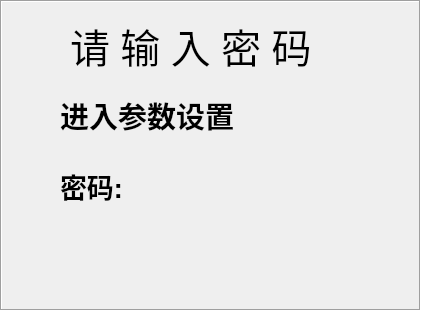
   <widget class="QFrame" name="frame_2">
    <property name="geometry">
     <rect>
      <x>35</x>
      <y>105</y>
      <width>421</width>
      <height>311</height>
     </rect>
    </property>
    <property name="sizePolicy">
     <sizepolicy hsizetype="Ignored" vsizetype="Ignored">
      <horstretch>0</horstretch>
      <verstretch>0</verstretch>
     </sizepolicy>
    </property>
    <property name="minimumSize">
     <size>
      <width>13</width>
      <height>0</height>
     </size>
    </property>
    <property name="font">
     <font>
      <pointsize>24</pointsize>
      <weight>75</weight>
      <bold>true</bold>
      <kerning>true</kerning>
     </font>
    </property>
    <property name="autoFillBackground">
     <bool>false</bool>
    </property>
    <property name="styleSheet">
     <string notr="true">background-image: url(:/background/qrc/background/back.png);
 </string>
    </property>
    <property name="frameShape">
     <enum>QFrame::Box</enum>
    </property>
    <property name="frameShadow">
     <enum>QFrame::Sunken</enum>
    </property>
    <widget class="QLabel" name="label">
     <property name="geometry">
      <rect>
       <x>70</x>
       <y>20</y>
       <width>311</width>
       <height>51</height>
      </rect>
     </property>
     <property name="font">
      <font>
       <family>Courier 10 Pitch</family>
       <pointsize>30</pointsize>
       <weight>50</weight>
       <italic>false</italic>
       <bold>false</bold>
       <kerning>false</kerning>
      </font>
     </property>
     <property name="text">
      <string>请 输 入 密 码</string>
     </property>
    </widget>
    <widget class="QLabel" name="label_2">
     <property name="geometry">
      <rect>
       <x>60</x>
       <y>170</y>
       <width>61</width>
       <height>31</height>
      </rect>
     </property>
     <property name="font">
      <font>
       <pointsize>20</pointsize>
       <italic>false</italic>
      </font>
     </property>
     <property name="text">
      <string>密码:</string>
     </property>
    </widget>
    <widget class="QLabel" name="label_speaker">
     <property name="geometry">
      <rect>
       <x>60</x>
       <y>230</y>
       <width>331</width>
       <height>31</height>
      </rect>
     </property>
     <property name="font">
      <font>
       <pointsize>26</pointsize>
       <underline>false</underline>
       <strikeout>false</strikeout>
      </font>
     </property>
     <property name="text">
      <string/>
     </property>
    </widget>
    <widget class="QLabel" name="label_passwd">
     <property name="geometry">
      <rect>
       <x>130</x>
       <y>170</y>
       <width>211</width>
       <height>31</height>
      </rect>
     </property>
     <property name="font">
      <font>
       <pointsize>20</pointsize>
       <italic>false</italic>
       <kerning>true</kerning>
      </font>
     </property>
     <property name="text">
      <string/>
     </property>
    </widget>
    <widget class="QLabel" name="label_3">
     <property name="geometry">
      <rect>
       <x>60</x>
       <y>100</y>
       <width>191</width>
       <height>31</height>
      </rect>
     </property>
     <property name="font">
      <font>
       <pointsize>22</pointsize>
       <italic>false</italic>
      </font>
     </property>
     <property name="text">
      <string>进入参数设置</string>
     </property>
    </widget>
   </widget>
